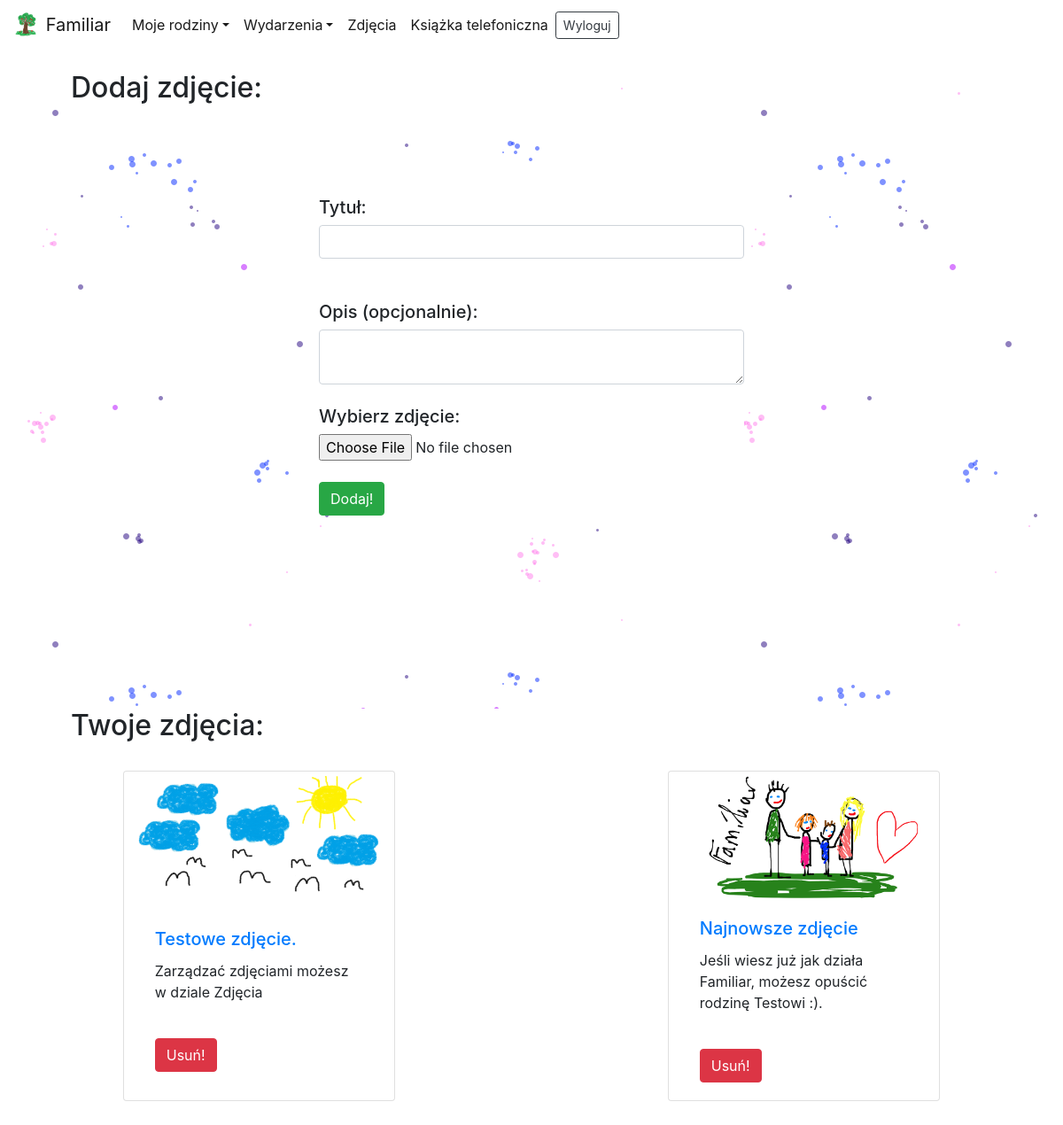
The page /main/photos/ (signed in) on the database its author committed.
### logged/models.py (models this page shows, shortened)
class Photo(models.Model):
    author = models.CharField(max_length=256, default='None')
    title = models.CharField(max_length=256, default='None', blank=True, help_text='Title, optional')
    desc = models.TextField(blank=True, help_text='Description, optional')
    date = models.DateTimeField(auto_now=True)
    photo = models.ImageField(upload_to = './')

### logged/views.py (the view, shortened to what this page needs)
# urls.py: path('photos/', Photos, name='photos'),
@login_required
def Photos(request):
    if request.method=='GET':
        user = request.user.username
        photos = Photo.objects.filter(author=user)
        msg=False
        return render(request, 'logged/photos.html', {'photos':photos, 'img_form':ImageForm(),'msg':msg})

### logged/forms.py
class ImageForm(ModelForm):
    img = forms.ImageField()
    class Meta:
        model = Photo
        fields = ('img',)

### logged/templates/logged/photos.html (shortened to what this page needs)
{% extends 'Authentication/navigation.html' %}
{% block navigation %}
{% load static %}
<div class="back-photos" style="background-image: url( {% static 'Authentication/img/doodle5.png' %})">
    <h2 style="margin:10vh;">Dodaj zdjęcie:</h2>
    <div class="center-form bg-white">
        <form method="POST" enctype="multipart/form-data">
            <input type="hidden" name="form_type" value="add_photo" class="form-control"><br>
            <h5>Tytuł:</h5>
            <input id="photo" name="title" class="form-control"><br><br>
            <h5>Opis (opcjonalnie):</h5>
            <textarea name="desc" class="form-control"></textarea><br>
            <h5>Wybierz zdjęcie:</h5>
            <input type="file" name="photo_file"> <br> <br>
             <button type="submit" class="btn btn-success" action="{% url 'photos' %}">Dodaj!</button>
        </form>
    </div>
    <br><br><br>
</div>
<h2 style="margin-left:10vh;">Twoje zdjęcia: </h2>
<br>
<div class="row d-flex justify-content-around">
    {% for photo in photos %}
    <div class="card col-sm-3">
      <img class="card-img-top" src="{{ photo.photo.url }}" alt="Card image cap" style="margin-top:5px;">
      <div class="card-body">
        <h5 class="card-title text-primary">{{ photo.title }}</h5>
        <p class="card-text">{{ photo.desc }}</p>
            <form method="POST">
                <input type="hidden" name="photo_id" value="{{ photo.pk }}" ><br>
                <button type="submit" class="btn btn-danger">Usuń!</button>
            </form>
      </div>
    </div>
    {% endfor %}
</div>
    <br><br>
{% endblock %}

### Authentication/static/Authentication/css/style.css (style rules this page uses)
.center-form { width: 40vw; margin: 0 auto; }
.back-photos { width: 100wv; min-height: 90vh; }

### Authentication/templates/Authentication/navigation.html (style rules this page uses)
html { width: 100vw; overflow-x: hidden; }

### rows shown on the page
Photo: photo (picture), title "Testowe zdjęcie.", desc "Zarządzać zdjęciami możesz w dziale Zdjęcia"
Photo: photo (picture), title "Najnowsze zdjęcie", desc "Jeśli wiesz już jak działa Familiar, możesz opuścić rodzinę Testowi :)."
